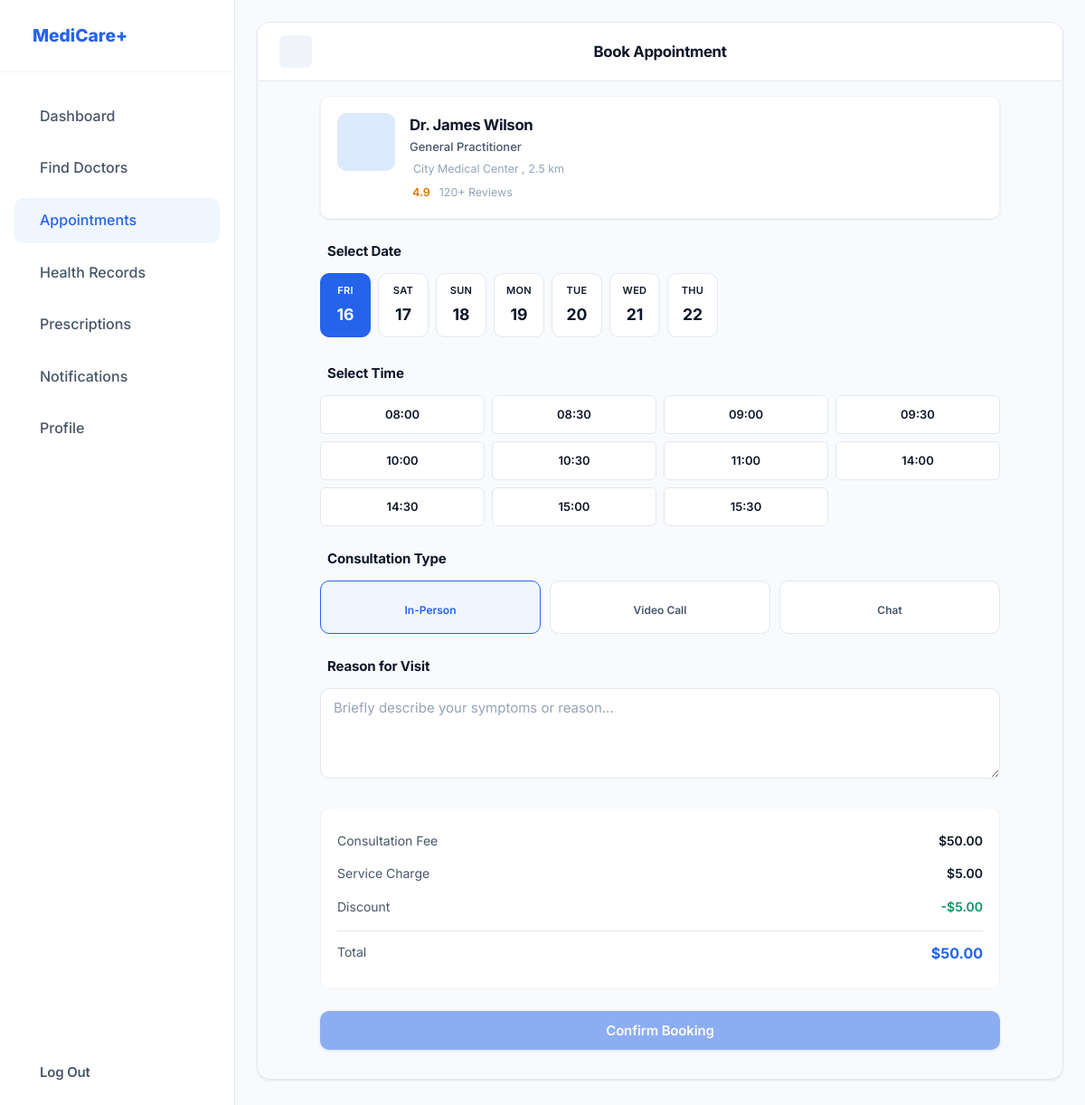
Screenshot of /booking.php (signed in) with the database file from the repository.
### tables this page shows
CREATE TABLE IF NOT EXISTS doctors (
  id             INT UNSIGNED AUTO_INCREMENT PRIMARY KEY,
  user_id        INT UNSIGNED DEFAULT NULL COMMENT 'Links to users table if doctor has login',
  fullname       VARCHAR(120) NOT NULL,
  specialty      VARCHAR(100) NOT NULL,
  hospital       VARCHAR(150) DEFAULT NULL,
  distance_km    DECIMAL(5,1) DEFAULT NULL,
  rating         DECIMAL(3,1) DEFAULT 5.0,
  reviews_count  INT UNSIGNED DEFAULT 0,
  status         ENUM('online','offline','busy') DEFAULT 'offline',
  bio            TEXT         DEFAULT NULL,
  consult_fee    DECIMAL(8,2) DEFAULT 50.00,
  icon_class     VARCHAR(60)  DEFAULT 'ri-user-smile-line',
  created_at     TIMESTAMP    DEFAULT CURRENT_TIMESTAMP,
  FOREIGN KEY (user_id) REFERENCES users(id) ON DELETE SET NULL
);

### booking.php (the view, shortened to what this page needs)
<?php
$pdo        = getDB();
$doctorId = (int)($_GET['doctor_id'] ?? $_POST['doctor_id'] ?? 1);
$docStmt  = $pdo->prepare('SELECT * FROM doctors WHERE id = ? LIMIT 1');
$docStmt->execute([$doctorId]);
$doctor   = $docStmt->fetch();
$days = [];
for ($i = 0; $i < 7; $i++) {
    $days[] = [
        'date'    => date('Y-m-d', strtotime("+$i days")),
        'day'     => date('D',     strtotime("+$i days")),
        'num'     => date('d',     strtotime("+$i days")),
    ];
}
$selectedDate = $_POST['appt_date'] ?? $_GET['date'] ?? $days[0]['date'];
$bookedStmt = $pdo->prepare(
    'SELECT appt_time FROM appointments WHERE doctor_id = ? AND appt_date = ? AND status != "cancelled"'
);
$bookedStmt->execute([$doctorId, $selectedDate]);
$bookedSlots = $bookedStmt->fetchAll(PDO::FETCH_COLUMN);
$allSlots = [
    '08:00','08:30','09:00','09:30','10:00','10:30',
    '11:00','11:00','14:00','14:30','15:00','15:30',
];
$allSlots = array_unique($allSlots);
$fee          = $doctor['consult_fee'];
$serviceCharge = 5.00;
$discount      = 5.00;
$total         = $fee + $serviceCharge - $discount;
?>
<!DOCTYPE html>
<html lang="en">
<head>
  <link href="https://cdn.jsdelivr.net/npm/remixicon@3.5.0/fonts/remixicon.css" rel="stylesheet">
  <link rel="stylesheet" href="style.css" />
</head>
<body>
<div class="app-layout">
  <aside class="sidebar">
    <div class="sidebar-logo">
      MediCare+
    </div>
    <nav class="sidebar-nav">
      <a href="dashboard.php"><i class="ri-home-5-line"></i> Dashboard</a>
      <a href="doctors.php"><i class="ri-nurse-line"></i> Find Doctors</a>
      <a href="booking.php" class="active"><i class="ri-calendar-check-line"></i> Appointments</a>
      <a href="records.php"><i class="ri-folder-open-line"></i> Health Records</a>
      <a href="prescriptions.php"><i class="ri-medicine-bottle-line"></i> Prescriptions</a>
      <a href="notifications.php"><i class="ri-notification-3-line"></i> Notifications
      </a>
      <a href="profile.php"><i class="ri-user-3-line"></i> Profile</a>
    </nav>
    <div style="padding: 24px 16px;">
      <a href="logout.php" class="btn btn-ghost" style="color: var(--text-secondary); width: 100%; justify-content: flex-start; gap: 12px; padding: 12px 16px;">
        <i class="ri-logout-box-r-line"></i> Log Out
      </a>
    </div>
  </aside>
  <main class="main-content">
    <div class="content-wrapper">
      <div class="page-content">
        <div class="top-bar">
          <a href="doctors.php" class="back-btn"><i class="ri-arrow-left-line"></i></a>
          <h1>Book Appointment</h1>
          <button class="action-btn"><i class="ri-heart-3-line"></i></button>
        </div>
        <div style="max-width: 800px; margin: 0 auto;">
          <form method="POST" action="booking.php?doctor_id=<?= $doctorId ?>">
            <div class="booking-doctor">
              <div class="booking-doc-avatar">
              </div>
              <div class="booking-doc-info">
                <h3><?= htmlspecialchars($doctor['fullname']) ?></h3>
                <p class="specialty"><?= htmlspecialchars($doctor['specialty']) ?></p>
                <p class="location"><i class="ri-map-pin-line"></i>
                  <?= htmlspecialchars($doctor['hospital']) ?>
                  <?php if ($doctor['distance_km']): ?>, <?= $doctor['distance_km'] ?> km<?php endif; ?>
                </p>
                <div class="booking-doc-stats">
                  <span class="stat-rating"><i class="ri-star-fill"></i> <?= $doctor['rating'] ?></span>
                  <span class="stat-reviews"><?= $doctor['reviews_count'] ?>+ Reviews</span>
                </div>
              </div>
            </div>
            <div class="booking-section">
              <h3><i class="ri-calendar-event-line"></i> Select Date</h3>
              <div class="date-selector" id="date-selector">
                <?php foreach ($days as $day): ?>
                  <div class="date-item <?= ($day['date'] === $selectedDate) ? 'active' : '' ?>"
                       data-date="<?= $day['date'] ?>"
                       onclick="selectDate(this)">
                    <div class="day"><?= $day['day'] ?></div>
                    <div class="num"><?= $day['num'] ?></div>
                  </div>
                <?php endforeach; ?>
              </div>
            </div>
            <div class="booking-section">
              <h3><i class="ri-time-line"></i> Select Time</h3>
              <div class="time-grid" id="time-grid">
                <?php foreach ($allSlots as $slot):
                  $slotFull = $slot . ':00';
                  $isBooked = in_array($slotFull, $bookedSlots, true);
                  $isSelected = (($_POST['appt_time'] ?? '') === $slot);
                ?>
                  <div class="time-slot <?= $isBooked ? 'disabled' : '' ?> <?= $isSelected ? 'active' : '' ?>"
                       <?= $isBooked ? '' : 'onclick="selectTime(this)"' ?>
                       data-time="<?= $slot ?>">
                    <?= $slot ?>
                  </div>
                <?php endforeach; ?>
              </div>
            </div>
            <div class="booking-section">
              <h3><i class="ri-customer-service-2-line"></i> Consultation Type</h3>
              <div class="consult-types">
                <div class="consult-type <?= (($_POST['consult_type'] ?? 'in-person') === 'in-person') ? 'active' : '' ?>"
                     onclick="selectConsult(this, 'in-person')">
                  <span>In-Person</span>
                </div>
                <div class="consult-type <?= (($_POST['consult_type'] ?? '') === 'video') ? 'active' : '' ?>"
                     onclick="selectConsult(this, 'video')">
                  <span>Video Call</span>
                </div>
                <div class="consult-type <?= (($_POST['consult_type'] ?? '') === 'chat') ? 'active' : '' ?>"
                     onclick="selectConsult(this, 'chat')">
                  <span>Chat</span>
                </div>
              </div>
            </div>
            <div class="booking-section">
              <h3><i class="ri-file-edit-line"></i> Reason for Visit</h3>
              <textarea name="reason" class="form-control"
                        placeholder="Briefly describe your symptoms or reason..."><?= htmlspecialchars($_POST['reason'] ?? '') ?></textarea>
            </div>
            <div class="booking-summary">
              <div class="summary-row">
                <span>Consultation Fee</span>
                <span>$<?= number_format($fee, 2) ?></span>
              </div>
              <div class="summary-row">
                <span>Service Charge</span>
                <span>$<?= number_format($serviceCharge, 2) ?></span>
              </div>
              <div class="summary-row">
                <span>Discount</span>
                <span style="color: var(--success);">-$<?= number_format($discount, 2) ?></span>
              </div>
              <div class="summary-row total">
                <span>Total</span>
                <span>$<?= number_format($total, 2) ?></span>
              </div>
            </div>
            <div class="booking-btn">
              <button type="submit" name="confirm" value="1" class="btn btn-primary" id="confirm-btn">
                Confirm Booking
              </button>
            </div>
          </form>
        </div>
      </div>
    </div>
  </main>
</div>
</body>
</html>

### rows the page displays
doctors: fullname "Dr. James Wilson", specialty "General Practitioner", hospital "City Medical Center", distance_km "2.5", rating "4.9", reviews_count "120", consult_fee "50.00"

### other values shown
$day['day'] "FRI"
$day['num'] "16"
$day['day'] "SAT"
$day['num'] "17"
$day['day'] "SUN"
$day['num'] "18"
$day['day'] "MON"
$day['num'] "19"
$day['day'] "TUE"
$day['num'] "20"
$day['day'] "WED"
$day['num'] "21"
$day['day'] "THU"
$day['num'] "22"
$slot "08:00"
